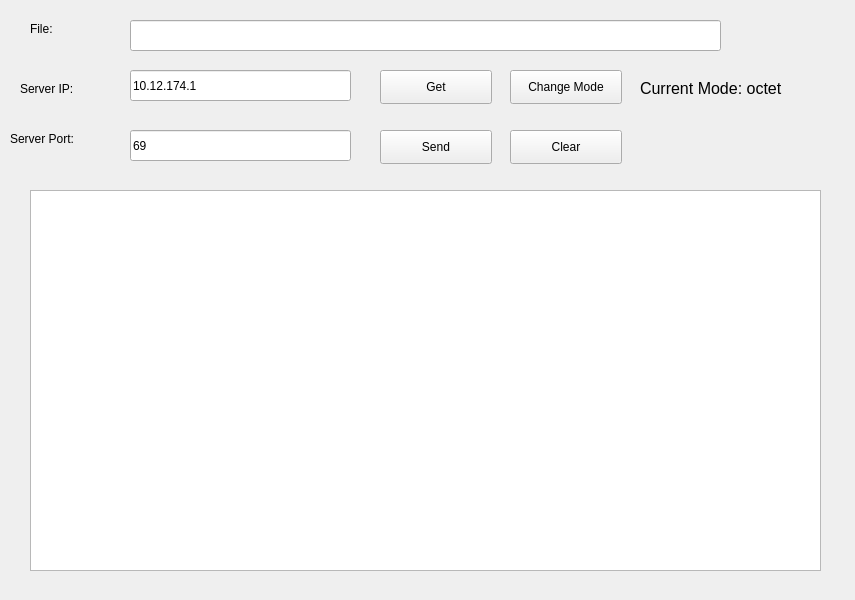
<?xml version="1.0" encoding="UTF-8"?>
<ui version="4.0">
 <class>Widget</class>
 <widget class="QWidget" name="Widget">
  <property name="geometry">
   <rect>
    <x>0</x>
    <y>0</y>
    <width>855</width>
    <height>600</height>
   </rect>
  </property>
  <property name="windowTitle">
   <string>Widget</string>
  </property>
  <widget class="QLineEdit" name="IPLine">
   <property name="geometry">
    <rect>
     <x>130</x>
     <y>70</y>
     <width>221</width>
     <height>31</height>
    </rect>
   </property>
   <property name="text">
    <string>10.12.174.1</string>
   </property>
  </widget>
  <widget class="QLineEdit" name="PortLine">
   <property name="geometry">
    <rect>
     <x>130</x>
     <y>130</y>
     <width>221</width>
     <height>31</height>
    </rect>
   </property>
   <property name="text">
    <string>69</string>
   </property>
  </widget>
  <widget class="QLabel" name="LabelIP">
   <property name="geometry">
    <rect>
     <x>20</x>
     <y>80</y>
     <width>101</width>
     <height>18</height>
    </rect>
   </property>
   <property name="text">
    <string>Server IP:</string>
   </property>
  </widget>
  <widget class="QLabel" name="LabelPort">
   <property name="geometry">
    <rect>
     <x>10</x>
     <y>130</y>
     <width>121</width>
     <height>18</height>
    </rect>
   </property>
   <property name="text">
    <string>Server Port:</string>
   </property>
  </widget>
  <widget class="QPushButton" name="GetBtn">
   <property name="geometry">
    <rect>
     <x>380</x>
     <y>70</y>
     <width>112</width>
     <height>34</height>
    </rect>
   </property>
   <property name="text">
    <string>Get</string>
   </property>
  </widget>
  <widget class="QListView" name="MessageList">
   <property name="geometry">
    <rect>
     <x>30</x>
     <y>190</y>
     <width>791</width>
     <height>381</height>
    </rect>
   </property>
  </widget>
  <widget class="QPushButton" name="SendBtn">
   <property name="geometry">
    <rect>
     <x>380</x>
     <y>130</y>
     <width>112</width>
     <height>34</height>
    </rect>
   </property>
   <property name="text">
    <string>Send</string>
   </property>
  </widget>
  <widget class="QPushButton" name="ChangeModeBtn">
   <property name="geometry">
    <rect>
     <x>510</x>
     <y>70</y>
     <width>112</width>
     <height>34</height>
    </rect>
   </property>
   <property name="text">
    <string>Change Mode</string>
   </property>
  </widget>
  <widget class="QLineEdit" name="FileLine">
   <property name="geometry">
    <rect>
     <x>130</x>
     <y>20</y>
     <width>591</width>
     <height>31</height>
    </rect>
   </property>
  </widget>
  <widget class="QLabel" name="LabelFile">
   <property name="geometry">
    <rect>
     <x>30</x>
     <y>20</y>
     <width>81</width>
     <height>18</height>
    </rect>
   </property>
   <property name="text">
    <string>File:</string>
   </property>
  </widget>
  <widget class="QLabel" name="ModeLabel">
   <property name="geometry">
    <rect>
     <x>640</x>
     <y>80</y>
     <width>201</width>
     <height>16</height>
    </rect>
   </property>
   <property name="font">
    <font>
     <pointsize>12</pointsize>
    </font>
   </property>
   <property name="text">
    <string>Current Mode: octet</string>
   </property>
  </widget>
  <widget class="QPushButton" name="ClearBtn">
   <property name="geometry">
    <rect>
     <x>510</x>
     <y>130</y>
     <width>112</width>
     <height>34</height>
    </rect>
   </property>
   <property name="text">
    <string>Clear</string>
   </property>
  </widget>
 </widget>
 <resources/>
 <connections/>
</ui>
